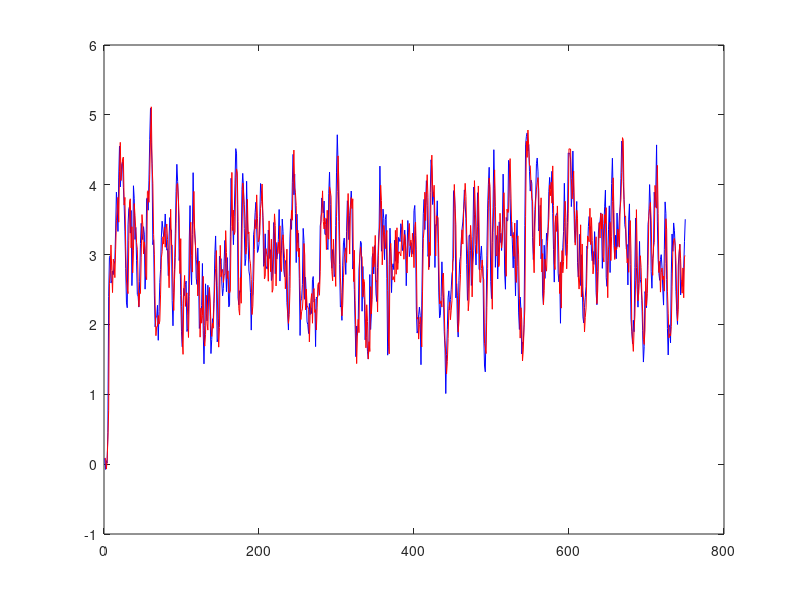

Write MATLAB code to recreate this figure.
dados = load('saida_prbs.txt');
t=dados(:,1);
u=dados(:,2);
y=dados(:,3);

Y = y(1:4:end);
U = u(1:4:end);

phi = [Y(1:end-1) U(1:end-1)];

teta = pinv(phi)*Y(2:end);
A = teta(1);
B = teta(2);
Ya(1) = Y(1);
for k=2:length(Y)
    Ya(k) = A*Y(k-1) + B*U(k-1);
end

figure
plot(Y,'b')
hold on 
plot(Ya,'r')